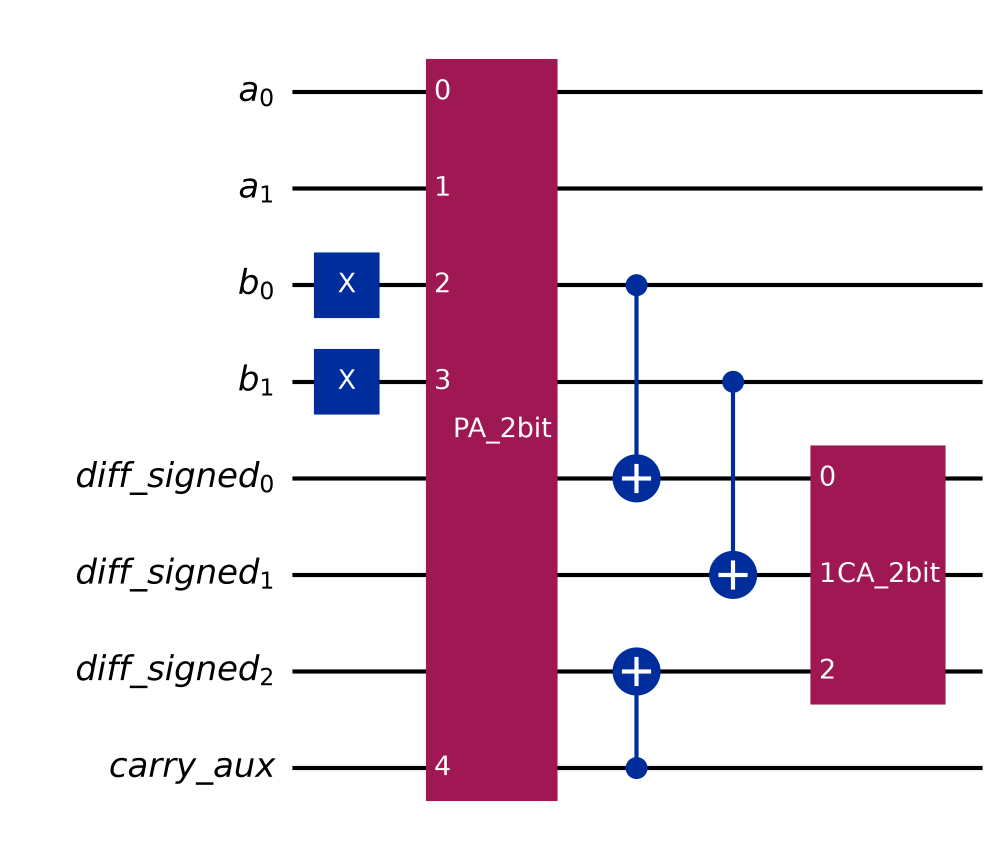
#> input picture QSED/docs/circuits/absolute_value_av.png, 2010 x 1682 px (shown at 1/2 size)
$ python -i run_all_models.py   (imports and definitions only)
#> lines starting #> are read from the running program, lines starting #| are printed output that depends on the picture
"""
Unified Quantum Computer Vision Multi-Model Benchmark & Runner.

Orchestrates all 3 quantum image matching and similarity models:
1. QSED (Quantum SIFT/SURF + 4-Direction Rotation + Von Neumann Entropy Density Matrix)
2. QCSI (Hybrid Quantum-Classical Image Similarity with RootSIFT 7-Qubit Encoding & DINOv2 ZZFeatureMap)
3. Pairwise Von Neumann Entropy (Patch Quantum Pure States + Spectral Compatibility Matching + RANSAC)

Features:
- Single command execution for any image pair at native high resolution.
- Criss-cross combinatorial benchmarking across multiple images.
- Comprehensive scientific multi-panel visualization dashboards.
- Structured JSON and markdown metrics generation.
"""

import os
import sys
import time
import json
import argparse
from itertools import combinations
from typing import Dict, Any, List, Tuple, Optional

import cv2
import numpy as np
import matplotlib
# [1 line not run here, left out]
import matplotlib.pyplot as plt
import matplotlib.gridspec as gridspec

# Configure paths so all three sub-frameworks can be imported
BASE_DIR = os.path.dirname(os.path.abspath(__file__))
if BASE_DIR not in sys.path:
    sys.path.insert(0, BASE_DIR)
# [4 lines not run here, left out]

# Import Model 1: QSED
from QSED.quantum_sift_matcher import (
    extract_features_and_density_matrix as qsed_extract,
    von_neumann_entropy as qsed_entropy,
    quantum_jensen_shannon_divergence as qsed_qjsd,
    quantum_state_fidelity as qsed_fidelity,
    match_images_4direction as qsed_match_4direction,
)

# Import Model 2: QCSI
from QCSI.qcsi.preprocess import ImagePreprocessor
from QCSI.qcsi.local_branch import LocalGeometryMatcher
from QCSI.qcsi.global_branch import GlobalSemanticMatcher
from QCSI.qcsi.fusion import CalibratedFusionModel, extract_feature_vector, explain_similarity

# Import Model 3: Pairwise Von Neumann Entropy
from pairwise_von_neumann_entropy.config import PairwiseMatchingPipelineConfig
from pairwise_von_neumann_entropy.main import run_pipeline as run_pairwise_pipeline


# =============================================================================
# Model Execution Wrappers
# =============================================================================

# [570 lines left out: functions execute_qsed, execute_qcsi, execute_pairwise_entropy, render_unified_dashboard, render_crisscross_matrix_dashboard, run_single_comparison, not called in this run]


def run_crisscross_evaluation(
    images: List[str],
    detector: str = "sift",
    max_kps: int = 300,
    max_dim: int = 4096,
    output_dir: str = "outputs/quantum_cv_unified"
) -> List[Dict[str, Any]]:
    """Runs all 3 models across all pairwise combinations of provided images."""
    os.makedirs(output_dir, exist_ok=True)
    all_pairs = list(combinations(range(len(images)), 2))
    print("\n" + "#" * 80)
    print(f"  CRISSCROSS EVALUATION ACROSS {len(images)} IMAGES ({len(all_pairs)} PAIRS)")
    print("#" * 80)

    detailed_results = []
    matrix_records = []

    for idx, (i, j) in enumerate(all_pairs, 1):
        p1, p2 = images[i], images[j]
        n1 = os.path.basename(p1).split(".")[0]
        n2 = os.path.basename(p2).split(".")[0]
        pair_label = f"crisscross_{idx}_{n1}_vs_{n2}"

        res = run_single_comparison(
            img1_path=p1,
            img2_path=p2,
            detector=detector,
            max_kps=max_kps,
            max_dim=max_dim,
            output_dir=output_dir,
            pair_name=pair_label,
        )
        detailed_results.append(res)
        matrix_records.append({
            "idx1": i,
            "idx2": j,
            "qsed": res["qsed"],
            "qcsi": res["qcsi"],
            "pairwise": res["pairwise"],
        })

    # Render Crisscross Matrix Dashboard
    matrix_dashboard_path = os.path.join(output_dir, "crisscross_matrix_dashboard.png")
    print(f"\n[*] Rendering Crisscross Matrix Dashboard to: {matrix_dashboard_path}...")
    render_crisscross_matrix_dashboard(images, matrix_records, matrix_dashboard_path)
    print(f"[+] Crisscross Matrix Dashboard saved: {matrix_dashboard_path}")

    return detailed_results


# =============================================================================
# CLI Main
# =============================================================================

# [52 lines left out: function main, not called in this run]


# [2 lines not run here, left out]

>>> import cv2
>>> picture = cv2.imread('QSED/docs/circuits/absolute_value_av.png', cv2.IMREAD_GRAYSCALE)
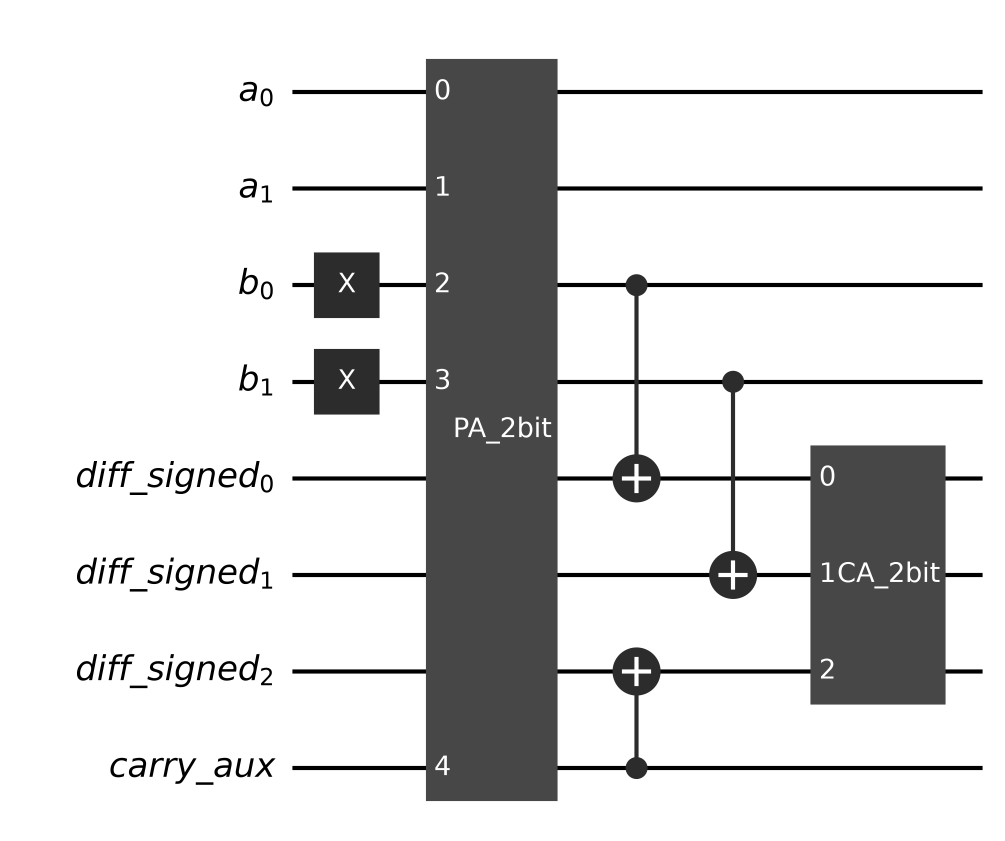
#> picture: shape (1682, 2010) (shown at 1/2 size); min 0, max 255, mean 216
>>> result = run_crisscross_evaluation(picture)
#> in run_crisscross_evaluation, `all_pairs = list(combinations(range(len(images)), 2))`: all_pairs = 1413721 items
#|   CRISSCROSS EVALUATION ACROSS 1682 IMAGES (1413721 PAIRS)
#> in run_crisscross_evaluation, `p1, p2 = images[i], images[j]`: p1 = 2010 values from 255 to 255
#> (the run stopped early here; a loop or call above may not have finished)
